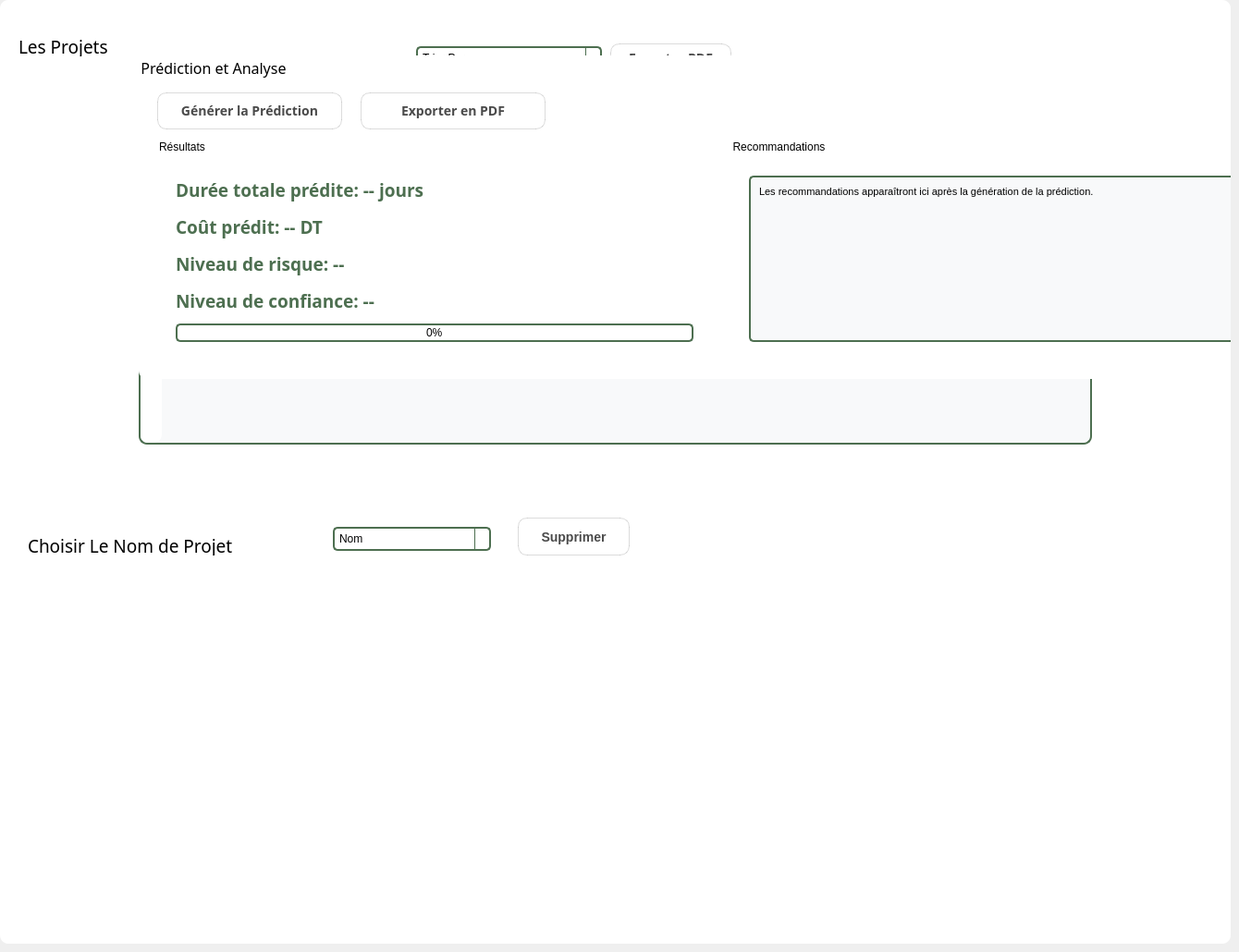
      <widget class="QWidget" name="tab">
       <attribute name="title">
        <string>Liste Des Projets</string>
       </attribute>
       <widget class="QWidget" name="widget_3" native="true">
        <property name="geometry">
         <rect>
          <x>0</x>
          <y>0</y>
          <width>1331</width>
          <height>1021</height>
         </rect>
        </property>
        <property name="styleSheet">
         <string notr="true">background-color: rgb(255, 255, 255);
border-radius:9px;</string>
        </property>
        <widget class="QTableWidget" name="tableWidget">
         <property name="geometry">
          <rect>
           <x>150</x>
           <y>90</y>
           <width>1031</width>
           <height>391</height>
          </rect>
         </property>
         <property name="styleSheet">
          <string notr="true">QTableWidget {
    background-color: #f8f9fa; /* Light gray background */
    border: 2px solid #4D6F50; /* Green border */
    gridline-color: #cccccc; /* Light gray grid lines */
    font-size: 14px;
}

QHeaderView::section {
    background-color: #4D6F50; /* Green header */
    color: white;
    padding: 5px;
    border: 1px solid #3B5D40;
    font-weight: bold;
}

QTableWidget::item {
    padding: 5px;
}

QTableWidget::item:selected {
    background-color: #A3D9A5; /* Light green selection */
    color: black;
}

QTableWidget::item:hover {
    background-color: #C8E6C9; /* Hover effect */
}

/* Alternate row colors */
QTableWidget::item:alternate {
    background-color: #E8F5E9; /* Light green */
}
</string>
         </property>
         <row/>
         <column>
          <property name="text">
           <string>Nom-Projet</string>
          </property>
         </column>
         <column>
          <property name="text">
           <string>Complexité</string>
          </property>
         </column>
         <column>
          <property name="text">
           <string>Statue</string>
          </property>
         </column>
         <column>
          <property name="text">
           <string>Budget</string>
          </property>
         </column>
         <column>
          <property name="text">
           <string>Nom-Client</string>
          </property>
         </column>
         <column>
          <property name="text">
           <string>Date-Début</string>
          </property>
         </column>
         <column>
          <property name="text">
           <string>Date-Fin</string>
          </property>
         </column>
         <item row="0" column="0">
          <property name="text">
           <string/>
          </property>
         </item>
         <item row="0" column="1">
          <property name="text">
           <string/>
          </property>
         </item>
         <item row="0" column="2">
          <property name="text">
           <string/>
          </property>
         </item>
         <item row="0" column="3">
          <property name="text">
           <string/>
          </property>
         </item>
         <item row="0" column="4">
          <property name="text">
           <string/>
          </property>
         </item>
         <item row="0" column="5">
          <property name="text">
           <string/>
          </property>
         </item>
         <item row="0" column="6">
          <property name="text">
           <string/>
          </property>
         </item>
        </widget>
        <widget class="QLabel" name="label_2">
         <property name="geometry">
          <rect>
           <x>20</x>
           <y>40</y>
           <width>131</width>
           <height>21</height>
          </rect>
         </property>
         <property name="font">
          <font>
           <family>Sitka</family>
           <pointsize>14</pointsize>
          </font>
         </property>
         <property name="text">
          <string>Les Projets</string>
         </property>
        </widget>
        <widget class="QComboBox" name="comboBox">
         <property name="geometry">
          <rect>
           <x>450</x>
           <y>50</y>
           <width>201</width>
           <height>26</height>
          </rect>
         </property>
         <property name="styleSheet">
          <string notr="true">QComboBox {
    border: 2px solid #4D6F50;
    border-radius: 5px;
    padding: 5px;
}

QComboBox::drop-down {
    subcontrol-origin: padding;
    subcontrol-position: top right;
    width: 15px;
    border-left-width: 1px;
    border-left-color: #4D6F50;
    border-left-style: solid;
    border-top-right-radius: 3px;
    border-bottom-right-radius: 3px;
}

QComboBox::down-arrow {
    image: url(down_arrow.png);
}</string>
         </property>
         <item>
          <property name="text">
           <string>Trier Par</string>
          </property>
         </item>
        </widget>
        <widget class="QComboBox" name="comboBox_2">
         <property name="geometry">
          <rect>
           <x>360</x>
           <y>570</y>
           <width>171</width>
           <height>26</height>
          </rect>
         </property>
         <property name="styleSheet">
          <string notr="true">QComboBox {
    border: 2px solid #4D6F50;
    border-radius: 5px;
    padding: 5px;
}

QComboBox::drop-down {
    subcontrol-origin: padding;
    subcontrol-position: top right;
    width: 15px;
    border-left-width: 1px;
    border-left-color: #4D6F50;
    border-left-style: solid;
    border-top-right-radius: 3px;
    border-bottom-right-radius: 3px;
}

QComboBox::down-arrow {
    image: url(down_arrow.png);
}</string>
         </property>
         <item>
          <property name="text">
           <string>Nom</string>
          </property>
         </item>
        </widget>
        <widget class="QLabel" name="label_35">
         <property name="geometry">
          <rect>
           <x>30</x>
           <y>580</y>
           <width>301</width>
           <height>21</height>
          </rect>
         </property>
         <property name="font">
          <font>
           <family>Sitka</family>
           <pointsize>14</pointsize>
          </font>
         </property>
         <property name="text">
          <string>Choisir Le Nom de Projet</string>
         </property>
        </widget>
        <widget class="QPushButton" name="pushButton_supprimer">
         <property name="geometry">
          <rect>
           <x>560</x>
           <y>560</y>
           <width>121</width>
           <height>41</height>
          </rect>
         </property>
         <property name="styleSheet">
          <string notr="true">QPushButton {
    background: qlineargradient(spread:pad, x1:0, y1:0, x2:1, y2:1,
                                stop:0 rgba(193, 179, 255, 200), 
                                stop:1 rgba(255, 228, 196, 200));
    color: #4A4A4A;
    border-radius: 10px;
    border: 1px solid rgba(74, 74, 74, 50);
    padding: 8px 15px;
    font-size: 14px;
    font-weight: bold;
}

QPushButton:hover {
    background: qlineargradient(spread:pad, x1:0, y1:0, x2:1, y2:1,
                                stop:0 rgba(170, 153, 255, 200), 
                                stop:1 rgba(255, 204, 153, 200));
    color: black;
}

QPushButton:pressed {
    background: rgba(193, 179, 255, 180);
}
</string>
         </property>
         <property name="text">
          <string>Supprimer</string>
         </property>
        </widget>
        <widget class="QPushButton" name="pushButton_annuler">
         <property name="geometry">
          <rect>
           <x>660</x>
           <y>47</y>
           <width>131</width>
           <height>32</height>
          </rect>
         </property>
         <property name="font">
          <font>
           <family>Sitka</family>
           <pointsize>-1</pointsize>
           <bold>true</bold>
          </font>
         </property>
         <property name="styleSheet">
          <string notr="true">QPushButton {
    background: qlineargradient(spread:pad, x1:0, y1:0, x2:1, y2:1,
                                stop:0 rgba(193, 179, 255, 200), 
                                stop:1 rgba(255, 228, 196, 200));
    color: #4A4A4A;
    border-radius: 10px;
    border: 1px solid rgba(74, 74, 74, 50);
    padding: 8px 15px;
    font-size: 14px;
    font-weight: bold;
}

QPushButton:hover {
    background: qlineargradient(spread:pad, x1:0, y1:0, x2:1, y2:1,
                                stop:0 rgba(170, 153, 255, 200), 
                                stop:1 rgba(255, 204, 153, 200));
    color: black;
}

QPushButton:pressed {
    background: rgba(193, 179, 255, 180);
}
</string>
         </property>
         <property name="text">
          <string>Exporter PDF</string>
         </property>
        </widget>
        <widget class="QGroupBox" name="groupBox_prediction">
         <property name="geometry">
          <rect>
           <x>150</x>
           <y>60</y>
           <width>1280</width>
           <height>350</height>
          </rect>
         </property>
         <property name="font">
          <font>
           <family>Sitka</family>
           <pointsize>12</pointsize>
          </font>
         </property>
         <property name="title">
          <string>Prédiction et Analyse</string>
         </property>
         <widget class="QPushButton" name="pushButton_predict">
          <property name="geometry">
           <rect>
            <x>20</x>
            <y>40</y>
            <width>200</width>
            <height>40</height>
           </rect>
          </property>
          <property name="font">
           <font>
            <family>Sitka</family>
            <pointsize>-1</pointsize>
            <bold>true</bold>
           </font>
          </property>
          <property name="styleSheet">
           <string notr="true">QPushButton {
    background: qlineargradient(spread:pad, x1:0, y1:0, x2:1, y2:1,
                                stop:0 rgba(193, 179, 255, 200), 
                                stop:1 rgba(255, 228, 196, 200));
    color: #4A4A4A;
    border-radius: 10px;
    border: 1px solid rgba(74, 74, 74, 50);
    padding: 8px 15px;
    font-size: 14px;
    font-weight: bold;
}

QPushButton:hover {
    background: qlineargradient(spread:pad, x1:0, y1:0, x2:1, y2:1,
                                stop:0 rgba(170, 153, 255, 200), 
                                stop:1 rgba(255, 204, 153, 200));
    color: black;
}

QPushButton:pressed {
    background: rgba(193, 179, 255, 180);
}</string>
          </property>
          <property name="text">
           <string>Générer la Prédiction</string>
          </property>
         </widget>
         <widget class="QGroupBox" name="groupBox_results">
          <property name="geometry">
           <rect>
            <x>20</x>
            <y>90</y>
            <width>600</width>
            <height>240</height>
           </rect>
          </property>
          <property name="title">
           <string>Résultats</string>
          </property>
          <widget class="QLabel" name="label_predictedDuration">
           <property name="geometry">
            <rect>
             <x>20</x>
             <y>40</y>
             <width>560</width>
             <height>30</height>
            </rect>
           </property>
           <property name="font">
            <font>
             <family>Sitka</family>
             <pointsize>14</pointsize>
             <bold>true</bold>
            </font>
           </property>
           <property name="styleSheet">
            <string notr="true">color: #4D6F50;</string>
           </property>
           <property name="text">
            <string>Durée totale prédite: -- jours</string>
           </property>
          </widget>
          <widget class="QLabel" name="label_predictedCost">
           <property name="geometry">
            <rect>
             <x>20</x>
             <y>80</y>
             <width>560</width>
             <height>30</height>
            </rect>
           </property>
           <property name="font">
            <font>
             <family>Sitka</family>
             <pointsize>14</pointsize>
             <bold>true</bold>
            </font>
           </property>
           <property name="styleSheet">
            <string notr="true">color: #4D6F50;</string>
           </property>
           <property name="text">
            <string>Coût prédit: -- DT</string>
           </property>
          </widget>
          <widget class="QLabel" name="label_riskLevel">
           <property name="geometry">
            <rect>
             <x>20</x>
             <y>120</y>
             <width>560</width>
             <height>30</height>
            </rect>
           </property>
           <property name="font">
            <font>
             <family>Sitka</family>
             <pointsize>14</pointsize>
             <bold>true</bold>
            </font>
           </property>
           <property name="styleSheet">
            <string notr="true">color: #4D6F50;</string>
           </property>
           <property name="text">
            <string>Niveau de risque: --</string>
           </property>
          </widget>
          <widget class="QLabel" name="label_confidenceLevel">
           <property name="geometry">
            <rect>
             <x>20</x>
             <y>160</y>
             <width>560</width>
             <height>30</height>
            </rect>
           </property>
           <property name="font">
            <font>
             <family>Sitka</family>
             <pointsize>14</pointsize>
             <bold>true</bold>
            </font>
           </property>
           <property name="styleSheet">
            <string notr="true">color: #4D6F50;</string>
           </property>
           <property name="text">
            <string>Niveau de confiance: --</string>
           </property>
          </widget>
          <widget class="QProgressBar" name="progressBar_confidence">
           <property name="geometry">
            <rect>
             <x>20</x>
             <y>200</y>
             <width>560</width>
             <height>20</height>
            </rect>
           </property>
           <property name="styleSheet">
            <string notr="true">QProgressBar {
    border: 2px solid #4D6F50;
    border-radius: 5px;
    text-align: center;
}

QProgressBar::chunk {
    background-color: #4D6F50;
}</string>
           </property>
           <property name="value">
            <number>0</number>
           </property>
          </widget>
         </widget>
         <widget class="QGroupBox" name="groupBox_recommendations">
          <property name="geometry">
           <rect>
            <x>640</x>
            <y>90</y>
            <width>620</width>
            <height>240</height>
           </rect>
          </property>
          <property name="title">
           <string>Recommandations</string>
          </property>
          <widget class="QTextBrowser" name="textBrowser_recommendations">
           <property name="geometry">
            <rect>
             <x>20</x>
             <y>40</y>
             <width>580</width>
             <height>180</height>
            </rect>
           </property>
           <property name="styleSheet">
            <string notr="true">QTextBrowser {
    border: 2px solid #4D6F50;
    border-radius: 5px;
    background-color: #f8f9fa;
    padding: 5px;
}</string>
           </property>
           <property name="html">
            <string>&lt;!DOCTYPE HTML PUBLIC &quot;-//W3C//DTD HTML 4.0//EN&quot; &quot;http://www.w3.org/TR/REC-html40/strict.dtd&quot;&gt;
&lt;html&gt;&lt;head&gt;&lt;meta name=&quot;qrichtext&quot; content=&quot;1&quot; /&gt;&lt;meta charset=&quot;utf-8&quot; /&gt;&lt;style type=&quot;text/css&quot;&gt;
p, li { white-space: pre-wrap; }
hr { height: 1px; border-width: 0; }
li.unchecked::marker { content: &quot;\2610&quot;; }
li.checked::marker { content: &quot;\2612&quot;; }
&lt;/style&gt;&lt;/head&gt;&lt;body style=&quot; font-family:'Segoe UI'; font-size:9pt; font-weight:400; font-style:normal;&quot;&gt;
&lt;p style=&quot; margin-top:0px; margin-bottom:0px; margin-left:0px; margin-right:0px; -qt-block-indent:0; text-indent:0px;&quot;&gt;&lt;span style=&quot; font-family:'MS Shell Dlg 2'; font-size:8.25pt;&quot;&gt;Les recommandations apparaîtront ici après la génération de la prédiction.&lt;/span&gt;&lt;/p&gt;&lt;/body&gt;&lt;/html&gt;</string>
           </property>
          </widget>
         </widget>
         <widget class="QPushButton" name="pushButton_exportPDF">
          <property name="geometry">
           <rect>
            <x>240</x>
            <y>40</y>
            <width>200</width>
            <height>40</height>
           </rect>
          </property>
          <property name="font">
           <font>
            <family>Sitka</family>
            <pointsize>-1</pointsize>
            <bold>true</bold>
           </font>
          </property>
          <property name="styleSheet">
           <string notr="true">QPushButton {
    background: qlineargradient(spread:pad, x1:0, y1:0, x2:1, y2:1,
                                stop:0 rgba(193, 179, 255, 200), 
                                stop:1 rgba(255, 228, 196, 200));
    color: #4A4A4A;
    border-radius: 10px;
    border: 1px solid rgba(74, 74, 74, 50);
    padding: 8px 15px;
    font-size: 14px;
    font-weight: bold;
}

QPushButton:hover {
    background: qlineargradient(spread:pad, x1:0, y1:0, x2:1, y2:1,
                                stop:0 rgba(170, 153, 255, 200), 
                                stop:1 rgba(255, 204, 153, 200));
    color: black;
}

QPushButton:pressed {
    background: rgba(193, 179, 255, 180);
}</string>
          </property>
          <property name="text">
           <string>Exporter en PDF</string>
          </property>
         </widget>
        </widget>
       </widget>
      </widget>
